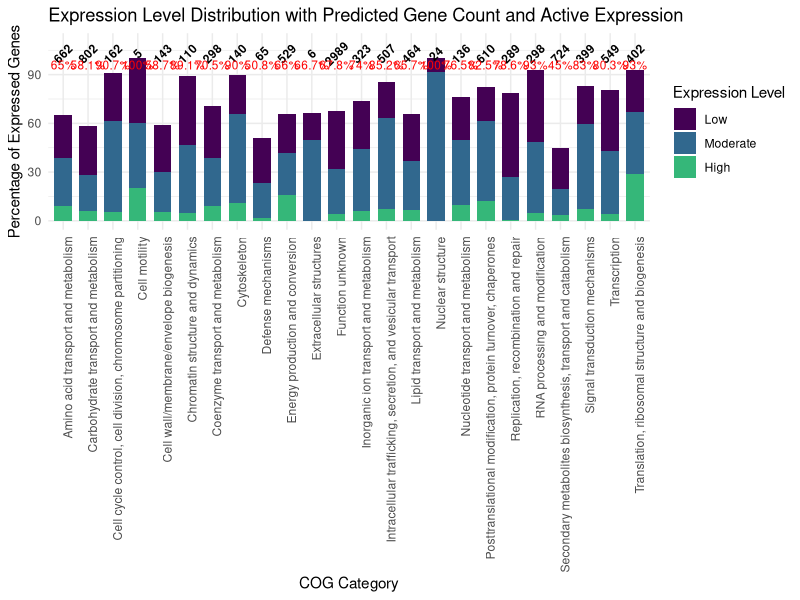

Write the R code that produced this figure.
# Load libraries
library(tidyverse)

df <- data.frame(
  COG_class = c("Function unknown","Carbohydrate transport and metabolism",
                "Secondary metabolites biosynthesis, transport and catabolism", "Amino acid transport and metabolism","Posttranslational modification, protein turnover, chaperones",
                "Transcription",
                "Energy production and conversion",
                "Intracellular trafficking, secretion, and vesicular transport",
                "Lipid transport and metabolism",
                "Translation, ribosomal structure and biogenesis",
                "Signal transduction mechanisms",
                "Inorganic ion transport and metabolism",
                "RNA processing and modification",
                "Coenzyme transport and metabolism",
                "Replication, recombination and repair",
                "Cell cycle control, cell division, chromosome partitioning",
                "Cell wall/membrane/envelope biogenesis",
                "Cytoskeleton",
                "Nucleotide transport and metabolism","Chromatin structure and dynamics","Defense mechanisms", "Nuclear structure", "Extracellular structures", "Cell motility"),
  Predicted = c(2989, 802, 724, 662, 610, 549, 529, 507, 464, 402, 399, 323, 298, 298, 289, 162, 143, 140, 136, 110, 65, 24, 6, 5),
  Active_Expression = c(67.82, 58.10, 45.03, 64.95, 82.46, 80.33, 65.97, 85.21, 65.73, 93.03, 82.96, 73.99, 92.95, 70.47, 78.55, 90.74, 58.74, 90.0, 76.47, 89.09, 50.77, 100.0, 66.67, 100.0),
  High = c(4.08, 6.23, 3.45, 8.91, 11.97, 4.01, 15.69, 7.30, 6.47, 28.61, 7.52, 6.19, 4.70, 9.06, 0.69, 5.56, 5.59, 10.71, 9.56, 4.55, 1.54, 0.0, 0.0, 20.0),
  Moderate = c(27.80, 21.95, 15.88, 30.06, 49.34, 39.16, 25.90, 56.02, 30.60, 38.56, 52.38, 37.77, 43.96, 29.53, 26.30, 56.17, 24.48, 55.00, 40.44, 41.82, 21.54, 91.67, 50.0, 40.0),
  Low = c(35.93, 29.93, 25.69, 25.98, 21.15, 37.16, 24.39, 21.89, 28.66, 25.87, 23.06, 30.03, 44.30, 31.88, 51.56, 29.01, 28.67, 24.29, 26.47, 42.73, 27.69, 8.33, 16.67, 40.0)
)

# Pivot to long format
df_long <- df %>%
  pivot_longer(cols = c(High, Moderate, Low), names_to = "Expression_Level", values_to = "Percentage")

# Set factor order for coloring
df_long$Expression_Level <- factor(df_long$Expression_Level, levels = c("Low", "Moderate", "High"))

# Merge predicted and active values for annotations
df_annotate <- df %>%
  mutate(BarPosition = 103, LabelPosition = 96)

# Plot
ggplot(df_long, aes(x = COG_class, y = Percentage, fill = Expression_Level)) +
  geom_bar(stat = "identity", width = 0.7) +
  geom_text(data = df_annotate,
            aes(x = COG_class, y = BarPosition, label = Predicted),
            size = 3, angle = 45, fontface = "bold", inherit.aes = FALSE) +
  geom_text(data = df_annotate,
            aes(x = COG_class, y = LabelPosition, label = paste0(round(Active_Expression, 1), "%")),
            color = "red", size = 3, inherit.aes = FALSE) +
  scale_fill_manual(values = c("Low" = "#440154", "Moderate" = "#31688e", "High" = "#35b779")) +
  labs(
    title = "Expression Level Distribution with Predicted Gene Count and Active Expression",
    x = "COG Category",
    y = "Percentage of Expressed Genes",
    fill = "Expression Level"
  ) +
  theme_minimal() +
  theme(axis.text.x = element_text(angle = 90, hjust = 1)) +
  ylim(0, 110)

